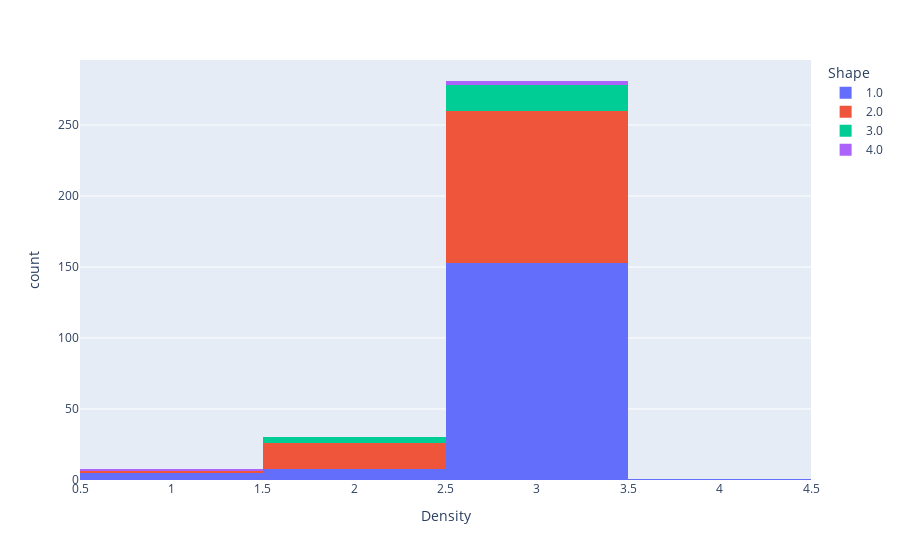

Notebook source saved alongside this figure:
### Code cell
fig = px.histogram(margin1, x= "Density", color= "Shape")
fig.show()

### Figure 1 — Plotly figure (JSON) as saved in the notebook; plotly's stock layout.template omitted (floating-point values rounded to 4 significant figures; data arrays with more than 128 entries replaced by an {"elided": "..."} marker saying what was removed)
{"data": [{"alignmentgroup": "True", "bingroup": "x", "hovertemplate": "Shape=1.0<br>Density=%{x}<br>count=%{y}<extra></extra>", "legendgroup": "1.0", "marker": {"color": "#636efa", "pattern": {"shape": ""}}, "name": "1.0", "offsetgroup": "1.0", "orientation": "v", "showlegend": true, "type": "histogram", "x": {"elided": "167 int values"}, "xaxis": "x", "yaxis": "y"}, {"alignmentgroup": "True", "bingroup": "x", "hovertemplate": "Shape=2.0<br>Density=%{x}<br>count=%{y}<extra></extra>", "legendgroup": "2.0", "marker": {"color": "#EF553B", "pattern": {"shape": ""}}, "name": "2.0", "offsetgroup": "2.0", "orientation": "v", "showlegend": true, "type": "histogram", "x": [3, 2, 3, 3, 2, 1, 3, 3, 2, 3, 3, 2, 2, 3, 3, 3, 3, 2, 3, 3, 3, 3, 3, 3, 3, 2, 3, 3, 3, 3, 3, 2, 2, 2, 2, 3, 3, 3, 3, 3, 3, 3, 3, 3, 3, 3, 3, 3, 3, 3, 3, 3, 3, 3, 3, 3, 3, 3, 3, 3, 3, 3, 3, 3, 3, 3, 3, 3, 3, 3, 3, 3, 3, 3, 3, 3, 3, 3, 3, 3, 3, 2, 3, 3, 3, 3, 3, 3, 3, 3, 3, 3, 2, 2, 3, 3, 2, 3, 3, 3, 3, 3, 3, 3, 3, 3, 3, 2, 3, 3, 3, 2, 3, 3, 3, 3, 3, 3, 3, 3, 2, 3, 3, 3, 3, 3], "xaxis": "x", "yaxis": "y"}, {"alignmentgroup": "True", "bingroup": "x", "hovertemplate": "Shape=3.0<br>Density=%{x}<br>count=%{y}<extra></extra>", "legendgroup": "3.0", "marker": {"color": "#00cc96", "pattern": {"shape": ""}}, "name": "3.0", "offsetgroup": "3.0", "orientation": "v", "showlegend": true, "type": "histogram", "x": [2, 3, 3, 2, 3, 3, 3, 2, 3, 3, 3, 3, 3, 3, 3, 3, 3, 2, 3, 3, 3, 3], "xaxis": "x", "yaxis": "y"}, {"alignmentgroup": "True", "bingroup": "x", "hovertemplate": "Shape=4.0<br>Density=%{x}<br>count=%{y}<extra></extra>", "legendgroup": "4.0", "marker": {"color": "#ab63fa", "pattern": {"shape": ""}}, "name": "4.0", "offsetgroup": "4.0", "orientation": "v", "showlegend": true, "type": "histogram", "x": [3, 3, 1, 3, 1], "xaxis": "x", "yaxis": "y"}], "layout": {"barmode": "relative", "legend": {"title": {"text": "Shape"}, "tracegroupgap": 0}, "margin": {"t": 60}, "xaxis": {"anchor": "y", "domain": [0, 1], "title": {"text": "Density"}}, "yaxis": {"anchor": "x", "domain": [0, 1], "title": {"text": "count"}}}}
